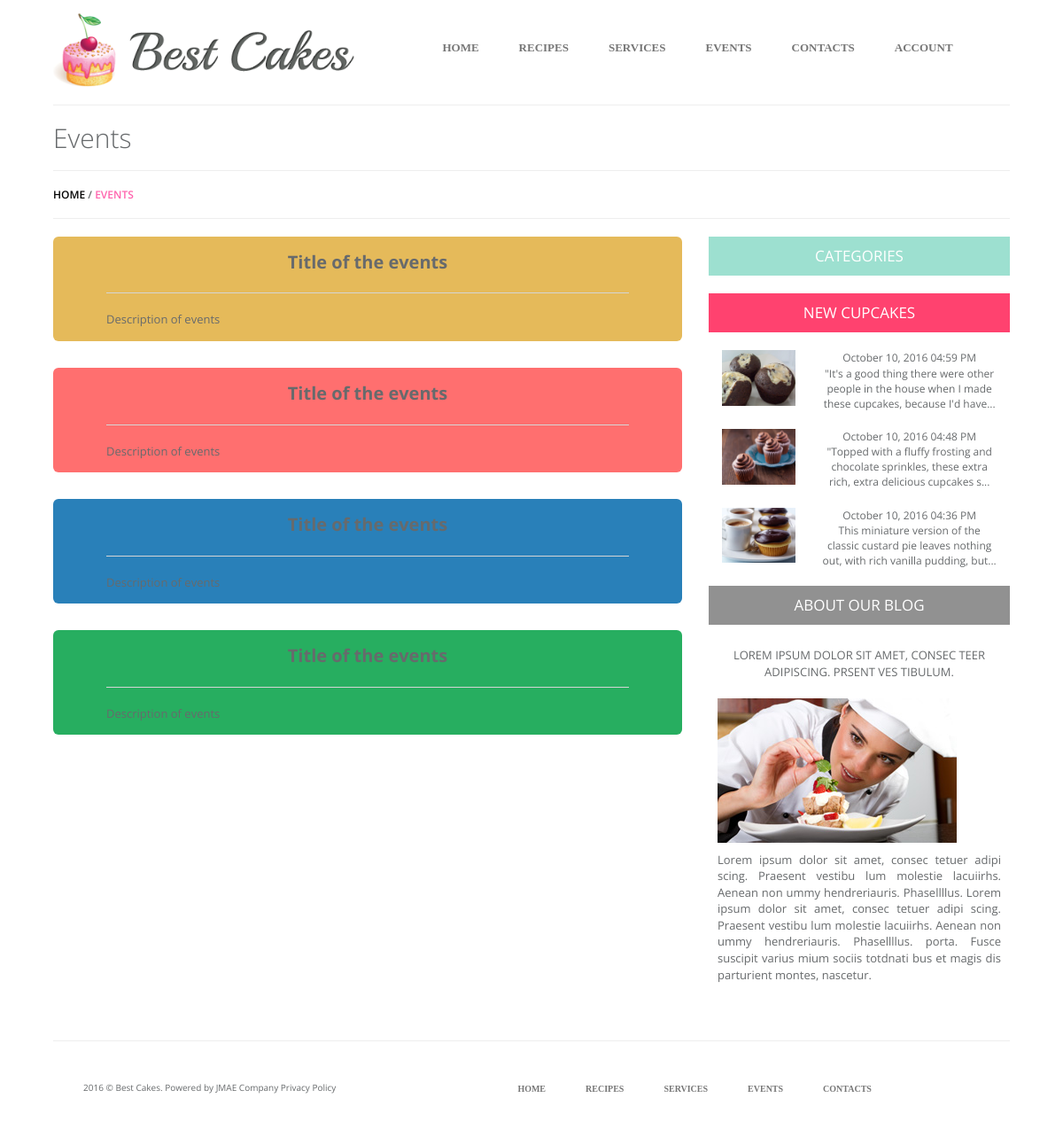
Screenshot of /index.php/events with the database file from the repository.
### tables this page shows
CREATE TABLE `posted` (
  `NO` int(11) NOT NULL,
  `NAME` varchar(100) NOT NULL,
  `ACCOUNT_TYPE` varchar(20) NOT NULL,
  `TITLE` varchar(255) NOT NULL,
  `IMAGEURL` varchar(100) NOT NULL,
  `DESCRIPTION` varchar(5000) NOT NULL,
  `DATE` varchar(50) NOT NULL,
  `TEMPLATENAME` varchar(50) NOT NULL,
  `RECIPES` varchar(5000) NOT NULL,
  `COMMAND` varchar(50) NOT NULL,
  `PRICE` varchar(50) NOT NULL,
  `CATEGORIES` varchar(50) NOT NULL
);

### application/controllers/Events.php (called while the page is built, shortened)
<?php
class Events extends CI_Controller
{
	public function __construct()
    {
        $this->load->model('Users_model');
        $this->load->model('Postcontent_model');
        $this->load->model('Recipes_model');
        $this->load->model('Categories_model');
    }
	public function index()
	{
		$details = array (
			'popular_content'			=>	$this->Recipes_model->get_content_popular(),
			'categories_content'		=>  $this->Categories_model->get_content(),
			'curpage'			=>	'events',
			'title'				=>	'Events'
		);
		$this->load->view('template.php', $details);
	}
}

### index.php (called while the page is built, shortened)
<?php
require_once BASEPATH.'core/CodeIgniter.php';

### application/models/Recipes_model.php (called while the page is built, shortened)
<?php
class Recipes_model extends CI_Model
{
	public $table 		 			= "posted";
	public $dbno 					= "NO";
	public $command 				= "COMMAND";
	public $templatename 			= "TEMPLATENAME";
	function get_content_popular(){
		$row = 	$this->db->where($this->templatename, 'DESIGN2')
						 ->where($this->command, 'SELL')
						 ->order_by($this->dbno, "DESC")
						 ->limit(3, 0)
				 		 ->get($this->table);
		return $row->result();
	}
}

### application/views/templatebodycontent_right.php (the view, shortened to what this page needs)
<div class="panel-group" id="accordion" role="tablist" aria-multiselectable="true">
    <div class="panel panel-default no-border no-mar-bot" >
        <div class="panel-heading no-border"  style="background-color: #9DE0D0;">
            <div class="font-seventen color-white text-center">
                <span class="collapsed" role="button" data-toggle="collapse" data-parent="#accordion" href="#collapseTwo" aria-expanded="false" aria-controls="collapseTwo">
                    CATEGORIES
                </span>
            </div>
        </div>
    </div>
</div>
<div class="panel panel-default no-border">
    <div class="panel-heading no-border" style="background-color: #FF426F;">
        <div class="font-seventen color-white text-center">NEW CUPCAKES</div>
    </div>
    <div class="panel-body no-pad">
        <div class="row">
            <?php
                foreach ($popular_content as $popcont) {
                ?>
                <div class="col-md-12 pad-top">
                    <div class="col-md-4">
                        <a class="cursor-pointer"><img src="<?php echo base_url();?>public/img/<?php echo $popcont->IMAGEURL;?>" class="img-responsive"></a>
                    </div>
                    <div class="col-md-8 font-twelve text-center">
                        <div><?php echo $popcont->DATE; ?></div>
                        <div><?php echo substr($popcont->DESCRIPTION, 0, 100). "..." ?></div>
                    </div>
                </div>
            <?php
                }
            ?>
        </div>
    </div>
</div>
<div class="panel panel-default no-border">
    <div class="panel-heading no-border" style="background-color: #919191;">
        <div class="font-seventen color-white text-center">ABOUT OUR BLOG</div>
    </div>
    <div class="panel-body">
        <div class="row text-center">
            <div class="col-md-12 pad-ten">
                LOREM IPSUM DOLOR SIT AMET, CONSEC TEER ADIPISCING. PRSENT VES TIBULUM.
            </div>
            <div class="col-md-12 pad-ten">
                <img class="img-responsive" src="<?php echo base_url();?>public/img/page1-img1.jpg"/>
            </div>
            <div class=" pad-ten justify-text">
                Lorem ipsum dolor sit amet, consec tetuer adipi scing. Praesent vestibu lum molestie lacuiirhs. Aenean non ummy hendreriauris. Phasellllus.
                Lorem ipsum dolor sit amet, consec tetuer adipi scing. Praesent vestibu lum molestie lacuiirhs. Aenean non ummy hendreriauris. Phasellllus. porta. Fusce suscipit varius mium sociis totdnati bus et magis dis parturient montes, nascetur.
            </div>
        </div>
    </div>
</div>

### public/css/style_user.css (style rules this page uses)
body { background-color: #ffffff; background-image: url('/design2/public/img/wooden.jpg'); }
a { color: black; }
.cursor-pointer { cursor:pointer; }
.text-center { text-align: center; }
.form-control, .form-control:focus, .has-error .form-control:focus, .has-success .form-control:focus, .has-warning .form-control:focus, .navbar-collapse, .navbar-form, .navbar-form-custom .form-control:focus, .navbar-form-custom .form-control:hover, .open .btn.dropdown-toggle, .panel, .popover, .progress, .progress-bar { box-shadow: none; }
.pad-top { padding-top: 20px; }
.font-twelve { font-size: 12px; }
.font-seventen { font-size: 17px; }
.no-border { border-radius: 0px; border: 0px; }
.color-white { color: #FFFFFF; }
.no-pad { padding: 0px; }
.no-mar-bot { margin-bottom: 0px; }
.pad-ten { padding: 10px; }
.justify-text { text-align: justify; }

### rows the page displays
posted: IMAGEURL (picture), DATE "October 10, 2016 04:59 PM", DESCRIPTION "\"It's a good thing there were other people in the house when I made these cupcakes, because I'd have"
posted: IMAGEURL (picture), DATE "October 10, 2016 04:48 PM", DESCRIPTION "\"Topped with a fluffy frosting and chocolate sprinkles, these extra rich, extra delicious cupcakes s"
posted: IMAGEURL (picture), DATE "October 10, 2016 04:36 PM", DESCRIPTION "This miniature version of the classic custard pie leaves nothing out, with rich vanilla pudding, but"
